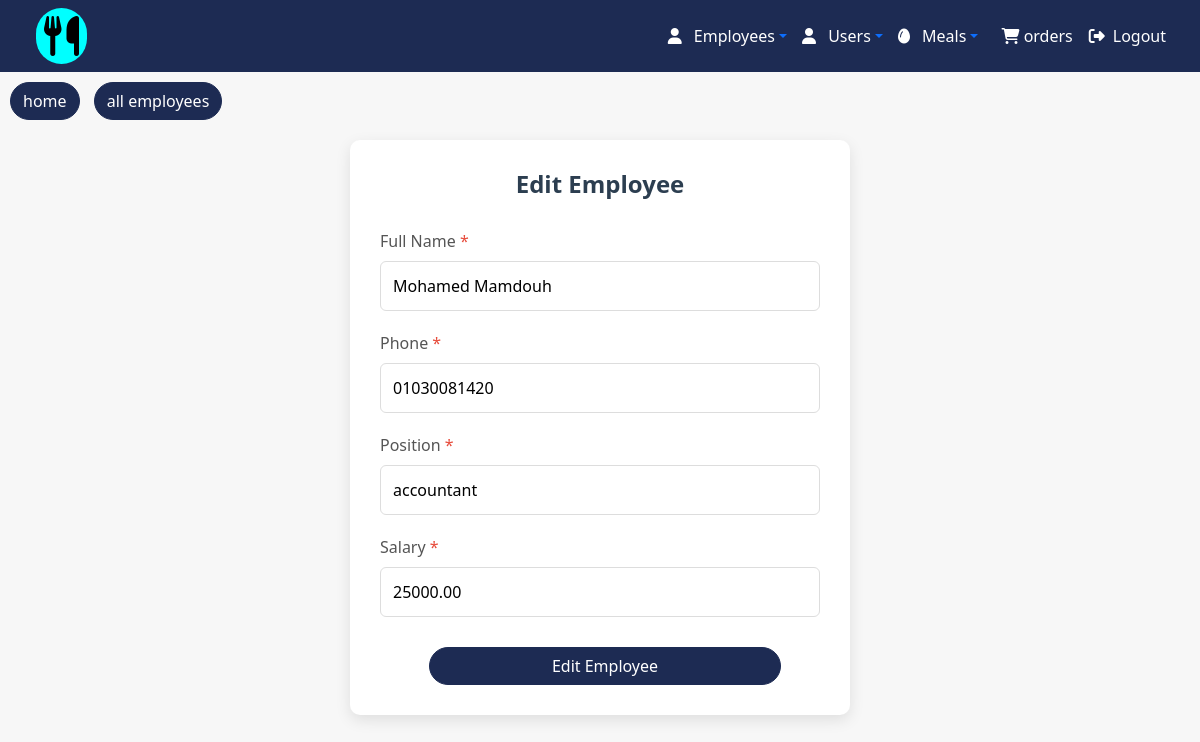
The page /food/admin/employees/edit.php?id=1 on the database its author committed.
### tables this page shows
CREATE TABLE `employees` (
  `id` int(11) NOT NULL,
  `name` varchar(100) NOT NULL,
  `phone` varchar(20) DEFAULT NULL,
  `salary` decimal(10,2) DEFAULT NULL,
  `position` varchar(50) DEFAULT NULL,
  `address` varchar(255) DEFAULT NULL,
  `created_at` timestamp NOT NULL DEFAULT current_timestamp()
);

### food/admin/employees/edit.php (the view, shortened to what this page needs)
<?php
include('../connection/connection.php');
    if($_SERVER["REQUEST_METHOD"]=="GET"){
        $id=$_GET["id"];
        $result=$connect->query("SELECT * FROM `employees` where id=$id");
        $emp_inf=$result->fetch(PDO::FETCH_ASSOC);
    }
?>
<?php
include ('header.php');
?>
<head>
</head>
<link rel="stylesheet" href="../layouts/form_style.css">
<button class="request"><a style="color:white;text-decoration:none;" href="../home/home.php">home</a></button>
<button class="request"><a style="color:white;text-decoration:none;" href="admin.php">all employees</a></button>
<div class="emp-form-container">
        <h1 class="emp-form-title">Edit Employee</h1>
        <form method="post" action="#" id="employeeForm">
            <div class="emp-form-group">
                <label for="empName" class="emp-form-label emp-required">Full Name</label>
                <input type="text" value="<?php echo $emp_inf['name']; ?>" name="name" id="empName" class="emp-form-input" placeholder="Enter full name" required>
            </div>
            <div class="emp-form-row">
                <div class="emp-form-group">
                    <label for="empPhone" class="emp-form-label emp-required">Phone</label>
                    <input type="tel" value="<?php echo $emp_inf['phone']; ?>" name="phone" id="empPhone" class="emp-form-input" placeholder="+1234567890" required>
                </div>
            </div>
            <div class="emp-form-row">
                <div class="emp-form-group">
                    <label for="empPosition" class="emp-form-label emp-required">Position</label>
                    <input type="text" value="<?php echo $emp_inf['position']; ?>" name="position" id="empPosition" class="emp-form-input" placeholder="Job position" required>
                </div>
            </div>
            <div class="emp-form-group">
                <label for="empSalary" class="emp-form-label emp-required">Salary</label>
                <input type="number" value="<?php echo $emp_inf['salary']; ?>" name="salary" id="empSalary" class="emp-form-input" placeholder="0.00" step="0.01" required>
            </div>
            <center><button type="submit" class="request" style="width:80%">Edit Employee</button></center>
        </form>
    </div>
<?php
include ("../layouts/footer.php");
?>

### food/admin/layouts/form_style.css (style rules this page uses)
.emp-form-container { background: white; border-radius: 10px; box-shadow: 0 5px 15px rgba(0,0,0,0.1); padding: 30px; width: 100%; max-width: 500px; margin: 20px auto; }
.emp-form-title { color: #2c3e50; text-align: center; margin-bottom: 30px; font-size: 24px; font-weight: 600; }
.emp-form-group { margin-bottom: 20px; }
.emp-form-label { display: block; margin-bottom: 8px; color: #555; font-weight: 500; }
.emp-form-input, .emp-form-select { width: 100%; padding: 12px; border: 1px solid #ddd; border-radius: 6px; font-size: 16px; transition: border 0.3s; }
.emp-required::after { content: " *"; color: #e74c3c; }
.emp-form-row { display: flex; gap: 15px; }
.emp-form-row .emp-form-group { flex: 1; }

### food/admin/employees/header.php (style rules this page uses)
.request { background: #1D2B53; color: white; margin-top: 10px; border: 1px solid #1D2B53; border-radius: 20px; padding: 6px 12px; cursor: pointer; transition: 0.3s; margin-left:10px; }

### rows shown on the page
employees: name "Mohamed Mamdouh", phone "01030081420", position "accountant", salary "25000.00"
